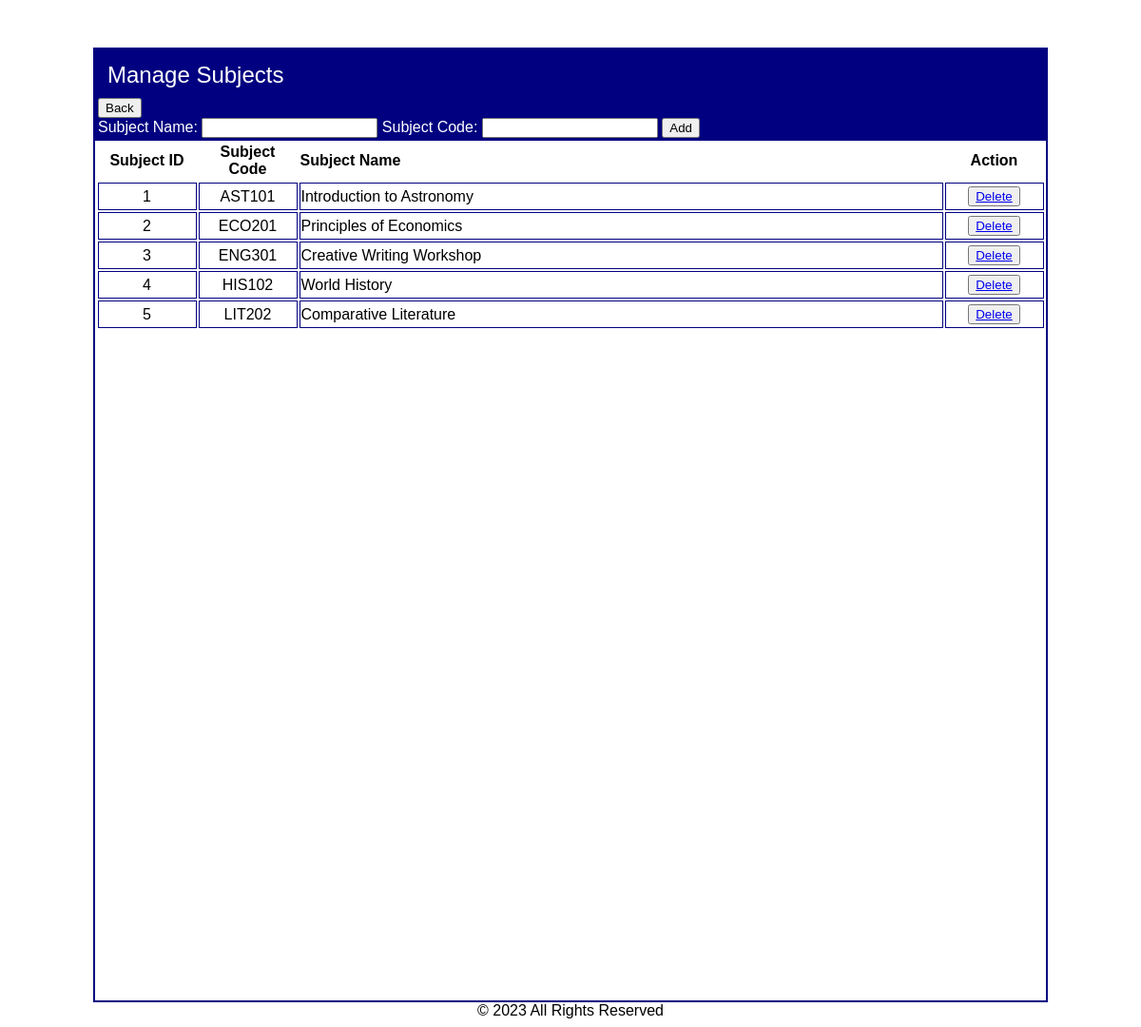
Before: /admin/managesubject.php (signed in) with the older database file.
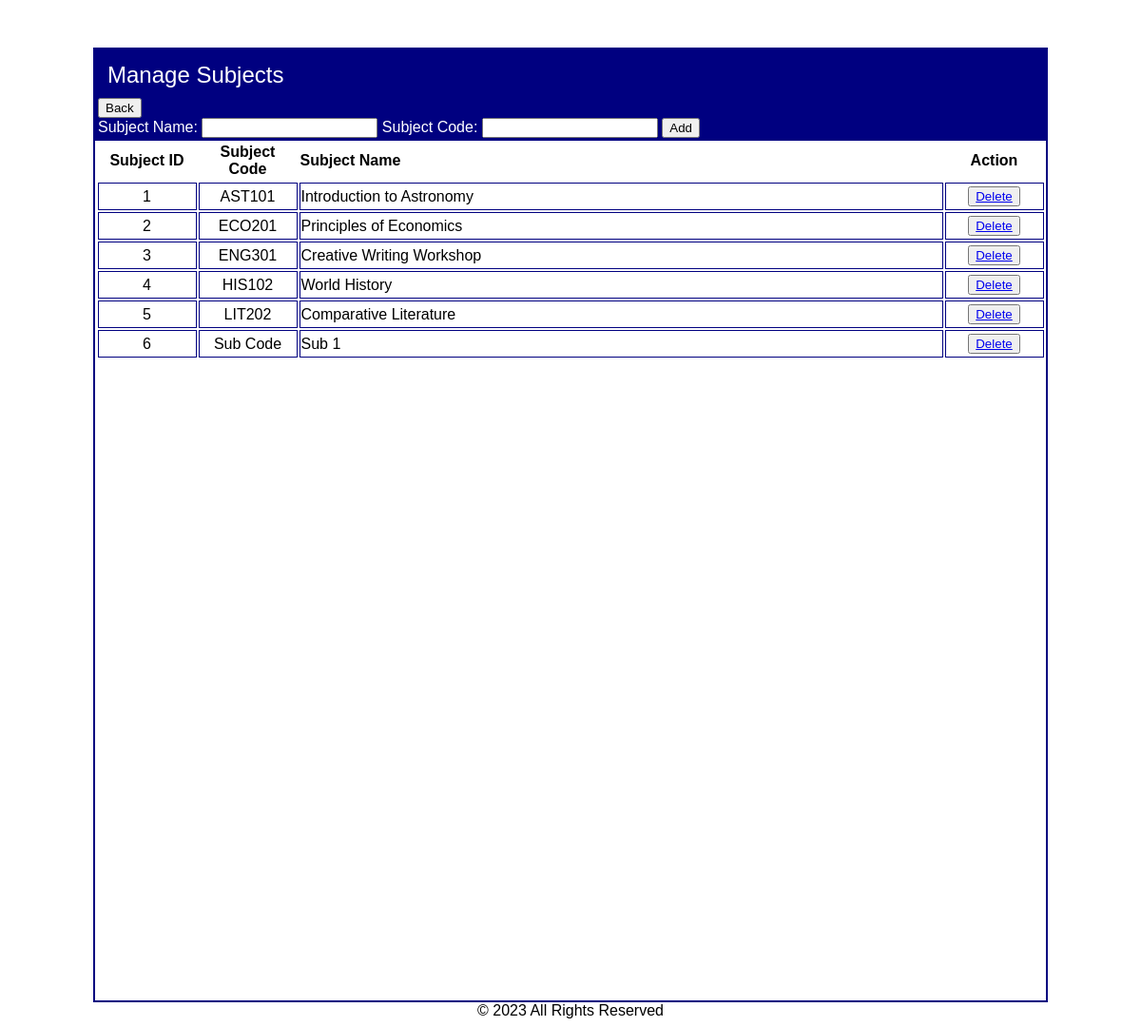
After: the same page with the newer database file.
### tables this page shows
CREATE TABLE IF NOT EXISTS `subjects` (
  `subject_id` int NOT NULL AUTO_INCREMENT,
  `subject_code` varchar(255) NOT NULL,
  `subject_name` varchar(255) NOT NULL,
  PRIMARY KEY (`subject_id`)
);

### admin/managesubject.php (the view, shortened to what this page needs)
<?php
include("../dbconfig.php");
$sql = "SELECT * FROM subjects";
$result = $db->query($sql);
$subjects = [];
if ($result->num_rows > 0) {
    while ($row = $result->fetch_assoc()) {
        $subjects[] = $row;
    }
}
?>
<!DOCTYPE html>
<html lang="en">
<head>
</head>
<body>
<div align="center">
    <div style="width:1000px; height:1000px; border: solid 2px #000080;" align="left">
        <div style="background-color:#000080; color:#FFFFFF; padding:3px;">
            <p style="font-size:x-large; margin: 10px;">Manage Subjects</p>
            <a href="index.php" align = 'left'><button>Back</button></a>
            <form action="" method="post">
                <label>Subject Name: </label>
                <input type="text" id="subjectname" name="subjectname" required>
                <label>Subject Code: </label>
                <input type="text" id="subjectcode" name="subjectcode" required>
                <input type="submit" value="Add">
            </form>
        </div>
        <table width='999' align='center'>
            <tr height = '25'>
                <th width = '100'>Subject ID</th>
                <th width = '100'>Subject Code</th>
                <th align = 'left'>Subject Name</th>
                <th width = '100'>Action</th>
            </tr>
            <tr>
            <?php
                foreach ($subjects as $subject) {
                    echo "<tr>";
                    echo "<td height = '25' width = '100' align = 'center' style = 'border: solid 1px #000080;'>{$subject['subject_id']}</td>";
                    echo "<td style = 'border: solid 1px #000080;' width = '100' align = 'center'> {$subject['subject_code']}</td>";
                    echo "<td style = 'border: solid 1px #000080;'>{$subject['subject_name']}</td>";
                    echo "<td align = 'center' style = 'border: solid 1px #000080;' width = '100'><button><a href='?delete_subject={$subject['subject_id']}'>Delete</a></button></td>";
                    echo "</tr>";
                }
            ?>
            </tr>
        </table>
    </div>
</div>
<footer style="text-align: center;">
    &copy; 2023 All Rights Reserved
</footer>
</body>
</html>

Changed rows visible on the page:
added subjects: subject_id "6", subject_code "Sub Code", subject_name "Sub 1"
